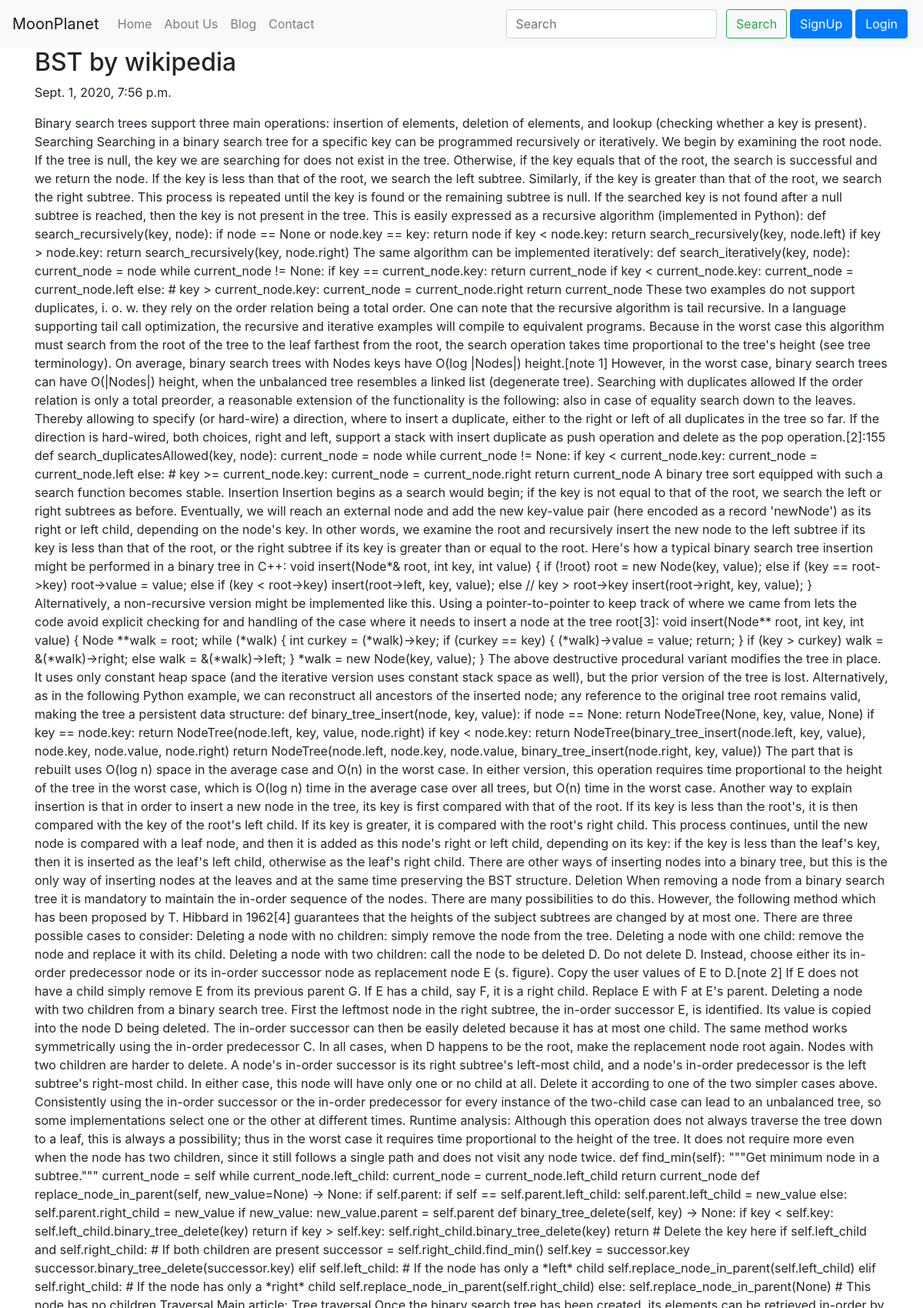
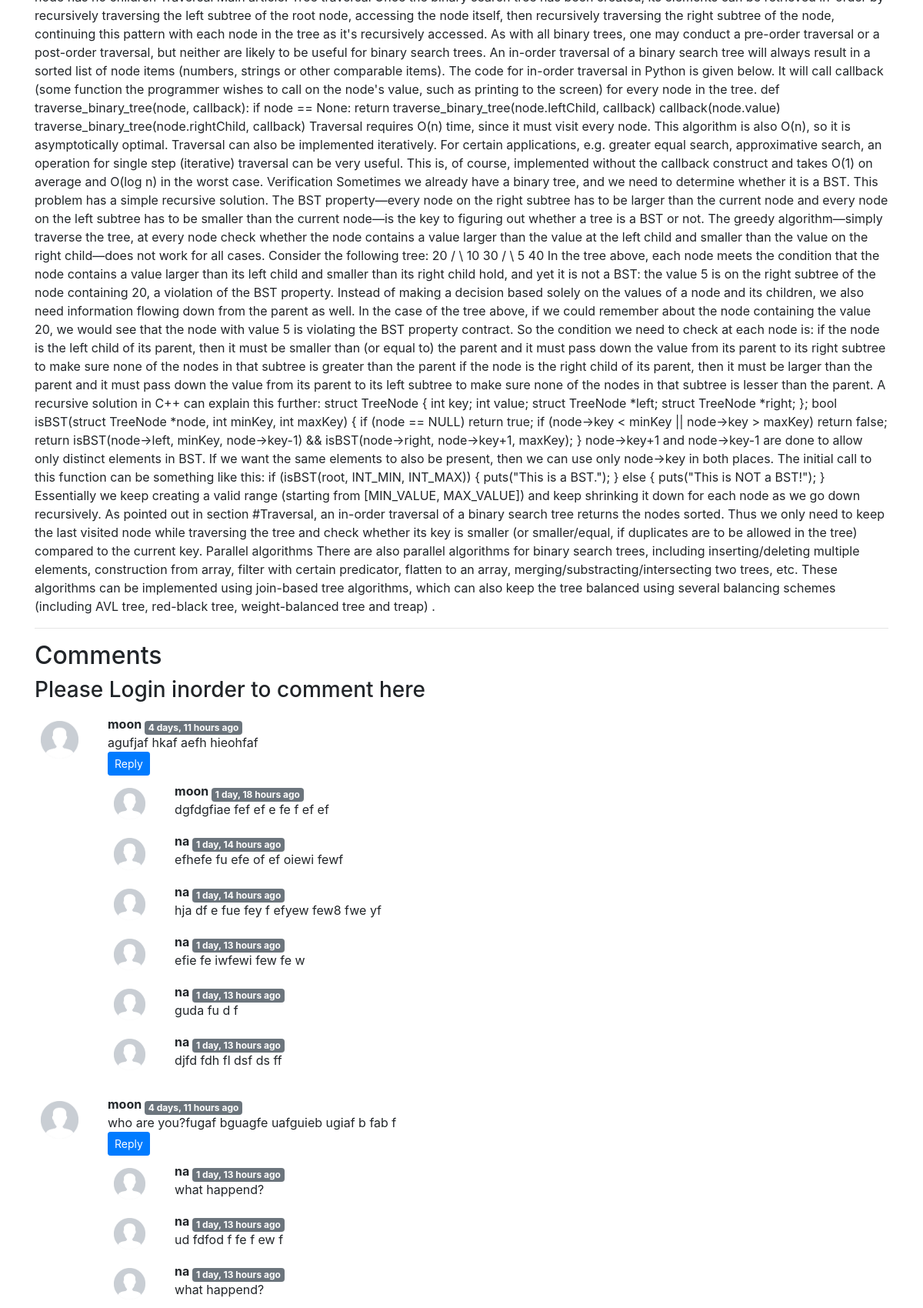
/blog/BST-wikipedia (upper part), run on the app's committed database (2 pictures, top to bottom).
### blog/models.py (models this page shows, shortened)
class Post(models.Model):
	sno=models.AutoField(primary_key=True)
	title=models.CharField(max_length=250,blank=False)
	content=models.TextField()
	author= models.CharField(max_length=50, blank=False)
	slug = models.CharField(max_length=250,blank=False)
	timeStamp=models.DateTimeField(auto_now=False, auto_now_add=True,blank=False)

class BlogComment(models.Model):
	sno = models.AutoField(primary_key=True)
	comment = models.TextField()
	user = models.ForeignKey(User , on_delete= models.CASCADE)
	post = models.ForeignKey(Post , on_delete= models.CASCADE)
	parent = models.ForeignKey('self' , on_delete= models.CASCADE , null=True)
	timestamp = models.DateTimeField(default = now)

### blog/views.py (the view)
# urls.py: path('<str:slug>',views.blogPost,name='blogPost'),
def blogPost(request, slug):
	post=Post.objects.filter(slug=slug).first()
	comments=BlogComment.objects.filter(post=post,parent=None)
	replies=BlogComment.objects.filter(post=post).exclude(parent=None)
	repdic={}
	for reply in replies:
		if reply.parent.sno not in repdic.keys():
			repdic[reply.parent.sno] = [reply]
		else:
			repdic[reply.parent.sno].append(reply)
	print(len(repdic))
	context={'mypost':post,'comments':comments,'user':request.user, 'replyDict':repdic}
	return render(request,'blog/blogPost.html',context)

### blog/templatetags/task.py (called while the page is built)
@register.filter(name="get_val")
def get_val(dict,key):
	return dict.get(key)

### templates/blog/blogPost.html (shortened to what this page needs)
{%extends 'base.html'%}
{%block body%}
{% load humanize %}
{% load task %}
<div class="container">
	<h2 class="blog-post-title">{{mypost.title}} by {{mypost.author}}</h2>
	<p class="blog-post-meta">{{mypost.timeStamp}}</p>
	<p>{{mypost.content|safe}}</p>
	<hr>
</div>
<div class="container">
	<h2>Comments</h2>
	{%if user.is_authenticated%}
	<form action="/blog/postComment" method="post">
	{%csrf_token%}
	<div class="form-group">
	<input type="text" class="form-control" name="comment" placeholder="Enter your Comments here">
	</div>
	<input type="hidden" name="postSno" value="{{mypost.sno}}">
	<input type="hidden" name="parentSno" value="">
	<button type="submit" class="btn btn-primary">Submit</button>
	</form>
	{%else%}
	<h3>Please Login inorder to comment here</h3>
	{%endif%}
	{% for cmnt in comments %}
	<div class="row my-3">
		<div class="col-md-1">
			<img class="rounded mx-auto d-block w-100 p-2" src="/static/img/avatar.jpg" alt="user">
		</div>
		<div class="col-md-11"><b>{{cmnt.user.username}} </b> <sub class="badge badge-secondary"> {{cmnt.timestamp | naturaltime}}</sub>
			<div>{{cmnt.comment}}</div>
			<div class="reply mx-0">
				<button class="btn btn-sm btn-primary" type="button" data-toggle="collapse" data-target="#replyBox{{cmnt.sno}}"  aria-expanded="false" aria-controls="replyBox{{cmnt.sno}}">Reply</button>
				<div class="replies my-2">
					{% for reply in replyDict|get_val:cmnt.sno %}
					<div class="row my-2">
						<div class="col-md-1">
							<img class="rounded mx-auto d-block w-100 p-2" src="/static/img/avatar.jpg" alt="user">
						</div>
						<div class="col-md-11"><b>{{reply.user.username}} </b> <sub class="badge badge-secondary"> {{reply.timestamp | naturaltime}}</sub>
							<div>{{reply.comment}}</div>
						</div>
						<br>
					</div>
					{% endfor %}
				</div>
			</div>
		</div>
	</div>
	{% endfor %}
</div>
{%endblock%}

### data on the page
Post: title "BST", author "wikipedia", timeStamp "Sept. 1, 2020, 7:56 p.m.", content "Binary search trees support three main operations: insertion of elements, deletion of elements, and lookup (checking whether a key is present). Searching Searching in a binary search tree for a specific key can be programmed recursively or iteratively. We begin by examining the root node. If the tree is null, the key we are searching for does not exist in the tree. Otherwise, if the key equals that of the root, the search is successful and we return the node. If the key is less than that of the root, we search the left subtree. Similarly, if the key is greater than that of the root, we search the right subtree. This process is repeated until the key is found or the remaining subtree is…"
BlogComment: user.username "moon", timestamp "4 days, 11 hours ago", comment "agufjaf hkaf aefh hieohfaf"
BlogComment: user.username "moon", timestamp "1 day, 18 hours ago", comment "dgfdgfiae fef ef e fe f ef ef"
BlogComment: user.username "na", timestamp "1 day, 14 hours ago", comment "efhefe fu efe of ef oiewi fewf"
BlogComment: user.username "na", timestamp "1 day, 14 hours ago", comment "hja df e fue fey f efyew few8 fwe yf"
BlogComment: user.username "na", timestamp "1 day, 13 hours ago", comment "efie fe iwfewi few fe w"
BlogComment: user.username "na", timestamp "1 day, 13 hours ago", comment "guda fu d f"
BlogComment: user.username "na", timestamp "1 day, 13 hours ago", comment "djfd fdh fl dsf ds ff"
BlogComment: user.username "moon", timestamp "4 days, 11 hours ago", comment "who are you?fugaf bguagfe uafguieb ugiaf b fab f"
BlogComment: user.username "na", timestamp "1 day, 13 hours ago", comment "what happend?"
BlogComment: user.username "na", timestamp "1 day, 13 hours ago", comment "ud fdfod f fe f ew f"
BlogComment: user.username "na", timestamp "1 day, 13 hours ago", comment "what happend?"
